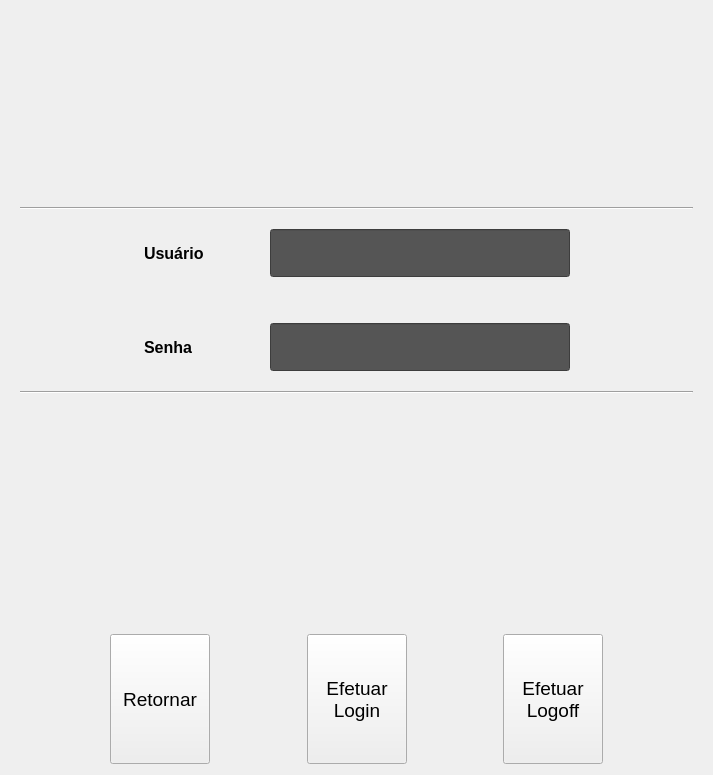
<?xml version="1.0" encoding="UTF-8"?>
<ui version="4.0">
 <class>FormLogin</class>
 <widget class="QWidget" name="FormLogin">
  <property name="geometry">
   <rect>
    <x>0</x>
    <y>0</y>
    <width>713</width>
    <height>775</height>
   </rect>
  </property>
  <property name="windowTitle">
   <string>Form</string>
  </property>
  <layout class="QVBoxLayout" name="verticalLayout">
   <property name="leftMargin">
    <number>20</number>
   </property>
   <property name="rightMargin">
    <number>20</number>
   </property>
   <item>
    <spacer name="verticalSpacer">
     <property name="orientation">
      <enum>Qt::Vertical</enum>
     </property>
     <property name="sizeHint" stdset="0">
      <size>
       <width>20</width>
       <height>223</height>
      </size>
     </property>
    </spacer>
   </item>
   <item>
    <widget class="Line" name="line_2">
     <property name="orientation">
      <enum>Qt::Horizontal</enum>
     </property>
    </widget>
   </item>
   <item>
    <spacer name="verticalSpacer_5">
     <property name="orientation">
      <enum>Qt::Vertical</enum>
     </property>
     <property name="sizeHint" stdset="0">
      <size>
       <width>20</width>
       <height>40</height>
      </size>
     </property>
    </spacer>
   </item>
   <item>
    <layout class="QHBoxLayout" name="horizontalLayout_2">
     <item>
      <spacer name="horizontalSpacer_4">
       <property name="orientation">
        <enum>Qt::Horizontal</enum>
       </property>
       <property name="sizeHint" stdset="0">
        <size>
         <width>40</width>
         <height>20</height>
        </size>
       </property>
      </spacer>
     </item>
     <item>
      <widget class="QLabel" name="label">
       <property name="minimumSize">
        <size>
         <width>120</width>
         <height>0</height>
        </size>
       </property>
       <property name="maximumSize">
        <size>
         <width>120</width>
         <height>16777215</height>
        </size>
       </property>
       <property name="font">
        <font>
         <pointsize>12</pointsize>
         <weight>75</weight>
         <bold>true</bold>
        </font>
       </property>
       <property name="text">
        <string>Usuário</string>
       </property>
      </widget>
     </item>
     <item>
      <widget class="QLineEdit" name="le_user">
       <property name="enabled">
        <bool>false</bool>
       </property>
       <property name="minimumSize">
        <size>
         <width>300</width>
         <height>48</height>
        </size>
       </property>
       <property name="font">
        <font>
         <pointsize>15</pointsize>
        </font>
       </property>
       <property name="styleSheet">
        <string notr="true">background-color: rgb(85, 85, 85);
color: rgb(255, 255, 255);</string>
       </property>
       <property name="text">
        <string/>
       </property>
       <property name="maxLength">
        <number>16</number>
       </property>
       <property name="alignment">
        <set>Qt::AlignCenter</set>
       </property>
       <property name="readOnly">
        <bool>true</bool>
       </property>
      </widget>
     </item>
     <item>
      <spacer name="horizontalSpacer_8">
       <property name="orientation">
        <enum>Qt::Horizontal</enum>
       </property>
       <property name="sizeHint" stdset="0">
        <size>
         <width>40</width>
         <height>20</height>
        </size>
       </property>
      </spacer>
     </item>
    </layout>
   </item>
   <item>
    <spacer name="verticalSpacer_2">
     <property name="orientation">
      <enum>Qt::Vertical</enum>
     </property>
     <property name="sizeType">
      <enum>QSizePolicy::Fixed</enum>
     </property>
     <property name="sizeHint" stdset="0">
      <size>
       <width>20</width>
       <height>40</height>
      </size>
     </property>
    </spacer>
   </item>
   <item>
    <layout class="QHBoxLayout" name="horizontalLayout_3">
     <item>
      <spacer name="horizontalSpacer_6">
       <property name="orientation">
        <enum>Qt::Horizontal</enum>
       </property>
       <property name="sizeHint" stdset="0">
        <size>
         <width>40</width>
         <height>20</height>
        </size>
       </property>
      </spacer>
     </item>
     <item>
      <widget class="QLabel" name="label_2">
       <property name="minimumSize">
        <size>
         <width>120</width>
         <height>0</height>
        </size>
       </property>
       <property name="maximumSize">
        <size>
         <width>120</width>
         <height>16777215</height>
        </size>
       </property>
       <property name="font">
        <font>
         <pointsize>12</pointsize>
         <weight>75</weight>
         <bold>true</bold>
        </font>
       </property>
       <property name="text">
        <string>Senha</string>
       </property>
      </widget>
     </item>
     <item>
      <widget class="QLineEdit" name="le_password">
       <property name="enabled">
        <bool>false</bool>
       </property>
       <property name="minimumSize">
        <size>
         <width>300</width>
         <height>48</height>
        </size>
       </property>
       <property name="font">
        <font>
         <pointsize>15</pointsize>
        </font>
       </property>
       <property name="styleSheet">
        <string notr="true">background-color: rgb(85, 85, 85);
color: rgb(255, 255, 255);</string>
       </property>
       <property name="text">
        <string/>
       </property>
       <property name="maxLength">
        <number>16</number>
       </property>
       <property name="echoMode">
        <enum>QLineEdit::Password</enum>
       </property>
       <property name="alignment">
        <set>Qt::AlignCenter</set>
       </property>
       <property name="readOnly">
        <bool>true</bool>
       </property>
      </widget>
     </item>
     <item>
      <spacer name="horizontalSpacer_7">
       <property name="orientation">
        <enum>Qt::Horizontal</enum>
       </property>
       <property name="sizeHint" stdset="0">
        <size>
         <width>40</width>
         <height>20</height>
        </size>
       </property>
      </spacer>
     </item>
    </layout>
   </item>
   <item>
    <spacer name="verticalSpacer_4">
     <property name="orientation">
      <enum>Qt::Vertical</enum>
     </property>
     <property name="sizeHint" stdset="0">
      <size>
       <width>20</width>
       <height>40</height>
      </size>
     </property>
    </spacer>
   </item>
   <item>
    <widget class="Line" name="line">
     <property name="orientation">
      <enum>Qt::Horizontal</enum>
     </property>
    </widget>
   </item>
   <item>
    <widget class="QLabel" name="lbl_info">
     <property name="minimumSize">
      <size>
       <width>0</width>
       <height>32</height>
      </size>
     </property>
     <property name="font">
      <font>
       <pointsize>12</pointsize>
       <weight>75</weight>
       <bold>true</bold>
      </font>
     </property>
     <property name="text">
      <string/>
     </property>
     <property name="alignment">
      <set>Qt::AlignCenter</set>
     </property>
    </widget>
   </item>
   <item>
    <spacer name="verticalSpacer_3">
     <property name="orientation">
      <enum>Qt::Vertical</enum>
     </property>
     <property name="sizeHint" stdset="0">
      <size>
       <width>20</width>
       <height>223</height>
      </size>
     </property>
    </spacer>
   </item>
   <item>
    <layout class="QHBoxLayout" name="horizontalLayout">
     <item>
      <spacer name="horizontalSpacer">
       <property name="orientation">
        <enum>Qt::Horizontal</enum>
       </property>
       <property name="sizeHint" stdset="0">
        <size>
         <width>40</width>
         <height>20</height>
        </size>
       </property>
      </spacer>
     </item>
     <item>
      <widget class="ButtonBeR" name="btn_return">
       <property name="minimumSize">
        <size>
         <width>100</width>
         <height>130</height>
        </size>
       </property>
       <property name="maximumSize">
        <size>
         <width>100</width>
         <height>130</height>
        </size>
       </property>
       <property name="font">
        <font>
         <pointsize>14</pointsize>
        </font>
       </property>
       <property name="focusPolicy">
        <enum>Qt::NoFocus</enum>
       </property>
       <property name="text">
        <string>Retornar</string>
       </property>
       <property name="iconSize">
        <size>
         <width>80</width>
         <height>80</height>
        </size>
       </property>
       <property name="bgIcon">
        <iconset resource="../res/icons.qrc">
         <normaloff>:/icons/bt-blank.png</normaloff>
         <normalon>:/icons/bt-blank_pressed.png</normalon>:/icons/bt-blank.png</iconset>
       </property>
       <property name="bgIconSize">
        <size>
         <width>80</width>
         <height>80</height>
        </size>
       </property>
      </widget>
     </item>
     <item>
      <spacer name="horizontalSpacer_2">
       <property name="orientation">
        <enum>Qt::Horizontal</enum>
       </property>
       <property name="sizeHint" stdset="0">
        <size>
         <width>40</width>
         <height>20</height>
        </size>
       </property>
      </spacer>
     </item>
     <item>
      <widget class="ButtonBeR" name="btn_login">
       <property name="minimumSize">
        <size>
         <width>100</width>
         <height>130</height>
        </size>
       </property>
       <property name="maximumSize">
        <size>
         <width>100</width>
         <height>130</height>
        </size>
       </property>
       <property name="font">
        <font>
         <pointsize>14</pointsize>
        </font>
       </property>
       <property name="focusPolicy">
        <enum>Qt::NoFocus</enum>
       </property>
       <property name="text">
        <string>Efetuar
Login</string>
       </property>
       <property name="iconSize">
        <size>
         <width>80</width>
         <height>80</height>
        </size>
       </property>
       <property name="bgIcon">
        <iconset resource="../res/icons.qrc">
         <normaloff>:/icons/bt-blank.png</normaloff>
         <normalon>:/icons/bt-blank_pressed.png</normalon>:/icons/bt-blank.png</iconset>
       </property>
       <property name="bgIconSize">
        <size>
         <width>80</width>
         <height>80</height>
        </size>
       </property>
      </widget>
     </item>
     <item>
      <spacer name="horizontalSpacer_3">
       <property name="orientation">
        <enum>Qt::Horizontal</enum>
       </property>
       <property name="sizeHint" stdset="0">
        <size>
         <width>40</width>
         <height>20</height>
        </size>
       </property>
      </spacer>
     </item>
     <item>
      <widget class="ButtonBeR" name="btn_logoff">
       <property name="minimumSize">
        <size>
         <width>100</width>
         <height>130</height>
        </size>
       </property>
       <property name="maximumSize">
        <size>
         <width>100</width>
         <height>130</height>
        </size>
       </property>
       <property name="font">
        <font>
         <pointsize>14</pointsize>
        </font>
       </property>
       <property name="focusPolicy">
        <enum>Qt::NoFocus</enum>
       </property>
       <property name="text">
        <string>Efetuar
Logoff</string>
       </property>
       <property name="iconSize">
        <size>
         <width>80</width>
         <height>80</height>
        </size>
       </property>
       <property name="bgIcon">
        <iconset resource="../res/icons.qrc">
         <normaloff>:/icons/bt-blank.png</normaloff>
         <normalon>:/icons/bt-blank_pressed.png</normalon>:/icons/bt-blank.png</iconset>
       </property>
       <property name="bgIconSize">
        <size>
         <width>80</width>
         <height>80</height>
        </size>
       </property>
      </widget>
     </item>
     <item>
      <spacer name="horizontalSpacer_5">
       <property name="orientation">
        <enum>Qt::Horizontal</enum>
       </property>
       <property name="sizeHint" stdset="0">
        <size>
         <width>40</width>
         <height>20</height>
        </size>
       </property>
      </spacer>
     </item>
    </layout>
   </item>
  </layout>
 </widget>
 <customwidgets>
  <customwidget>
   <class>ButtonBeR</class>
   <extends>QPushButton</extends>
   <header>buttonber.h</header>
  </customwidget>
 </customwidgets>
 <resources>
  <include location="../res/icons.qrc"/>
 </resources>
 <connections/>
</ui>
